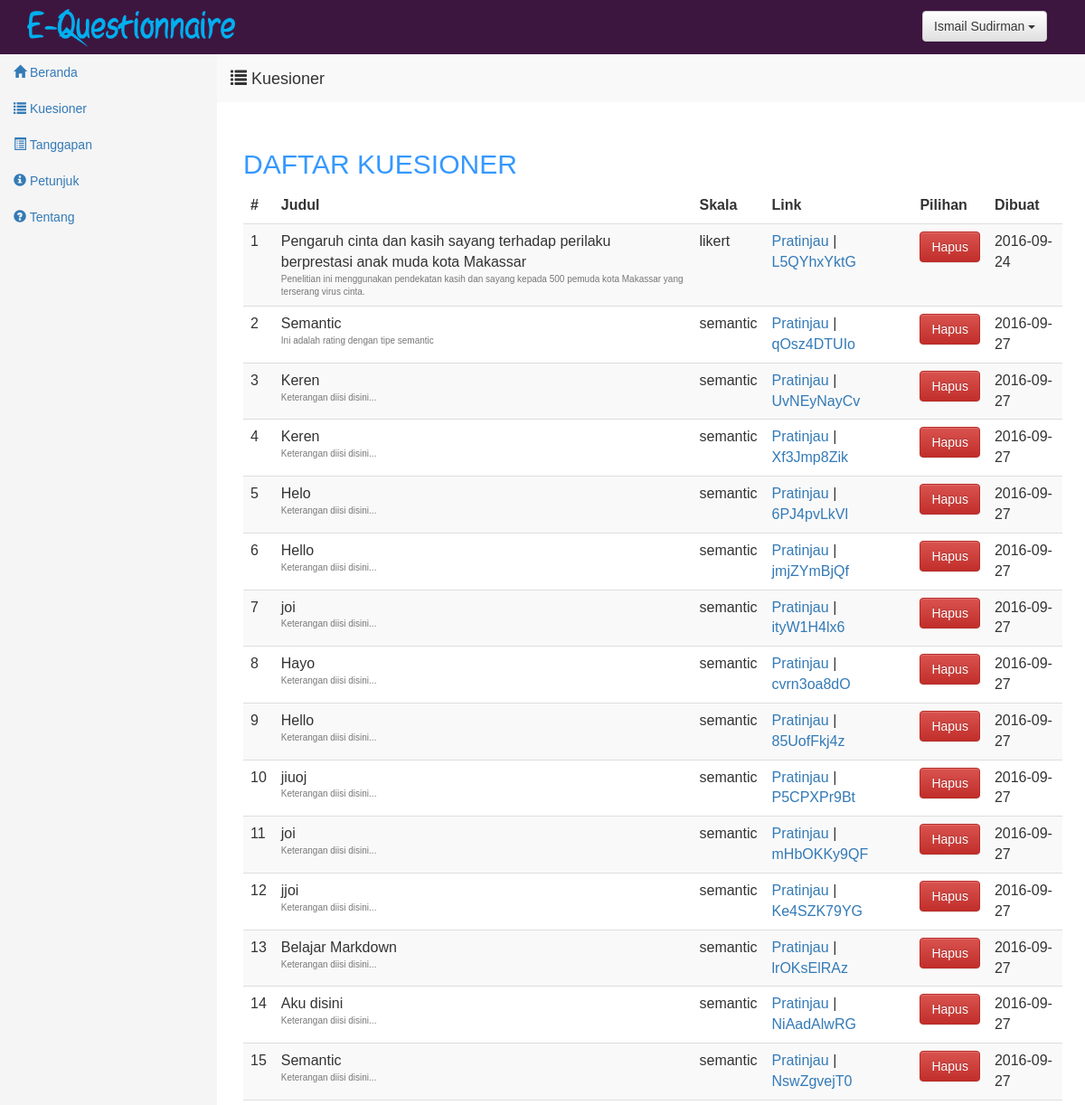
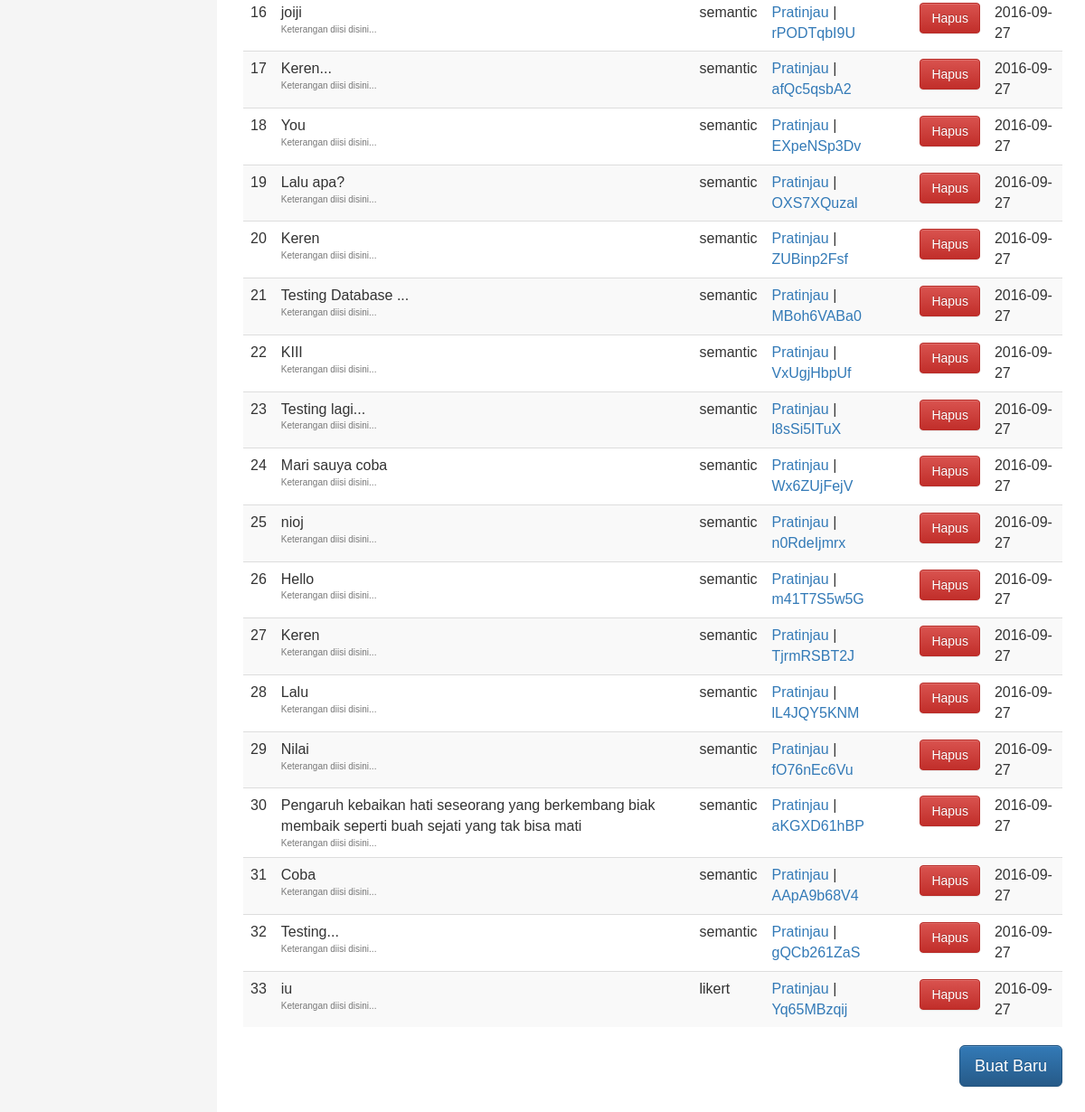
Screenshot of /peneliti/kuesioner.php (signed in) with the database file from the repository (2 pictures, top to bottom).
### tables this page shows
CREATE TABLE `kuesioner` (
  `id_kuesioner` int(10) NOT NULL,
  `jenis_skala` char(10) NOT NULL,
  `id_skala` int(11) NOT NULL,
  `id_peneliti` int(10) NOT NULL,
  `judul_penelitian` text NOT NULL,
  `keterangan` text NOT NULL,
  `tanggal` date NOT NULL,
  `url` varchar(10) NOT NULL
);

### config.php (called while the page is built, shortened)
<?php
$homepage = "http://localhost/kuesioner";
?>

### peneliti/kuesioner.php (the view, shortened to what this page needs)
<?php
include "header.php";
include "menu.php";
?>
<div class="atasberanda col-md-10" style="position:fixed;z-index:9">
	 <h4>
		 <span class="glyphicon glyphicon-list" aria-hidden="true"></span> Kuesioner
	 </h4>
</div>
<div class="body2">
  <h2 class="a">DAFTAR KUESIONER</h2>
  <?php
  $q_list = $PDO->prepare("SELECT * FROM kuesioner WHERE id_peneliti = ?");
  if($q_list) {
      $q_list->bindParam(1, $_SESSION['id_peneliti']);
      $q_list->execute();
      $q_list_count = $q_list->rowCount();
      if($q_list_count == 0) {
	      echo "<p class='bg-warning' style='padding:10px'>Maaf belum ada data</p>";
      } else {
	  echo "<table class='table table-striped'>";
	  echo "<thead style='font-weight:bold'><tr><td>#</td><td>Judul</td><td>Skala</td><td>Link</td><td>Pilihan</td><td>Dibuat</td></tr></thead>";
	  $num = 1;
	  while($f = $q_list->fetch(PDO::FETCH_ASSOC)) {
	      echo "<tr><td>$num</td>";
	      echo "<td>" . $f['judul_penelitian'] . "<br><p style='font-size:10px;margin:0' class='text-muted'>" . $f['keterangan'] . "</p></td>";
              echo "<td>" . $f['jenis_skala'] . "</td>";
	      echo "<td><a href='pratinjau.php?k=" . $f['url'] . "'>Pratinjau</a> | <a href='$homepage/kuesioner.php?k=" . $f['url'] . "'>" . $f['url'] . "</a></td>";
	      echo "<td><button class='btn btn-danger' ik='" . $f['id_kuesioner'] . "' id='hapus" . $f['id_kuesioner'] .  "' onclick='kuesioner.hapusData(" . $f['id_kuesioner'] . ")'>Hapus</button>";
	      echo "<td>" . $f['tanggal'] . "</td>";
	      echo "</tr>";
	      $num++;
	  }
	  echo "</table>";
      }
  }
  ?>
  <a href="buatkuesioner.php" style="float:right"><button class="btn btn-lg btn-primary" style="margin-bottom:20px">Buat Baru</button></a>
</div>
</body>

### rows the page displays
kuesioner: judul_penelitian "Pengaruh cinta dan kasih sayang terhadap perilaku berprestasi anak muda kota Makassar", keterangan "Penelitian ini menggunakan pendekatan kasih dan sayang kepada 500 pemuda kota Makassar yang terserang virus cinta.", jenis_skala "likert", url "L5QYhxYktG", tanggal "2016-09-24"
kuesioner: judul_penelitian "Semantic", keterangan "Ini adalah rating dengan tipe semantic", jenis_skala "semantic", url "qOsz4DTUIo", tanggal "2016-09-27"
kuesioner: judul_penelitian "Keren", keterangan "Keterangan diisi disini...", jenis_skala "semantic", url "UvNEyNayCv", tanggal "2016-09-27"
kuesioner: judul_penelitian "Keren", keterangan "Keterangan diisi disini...", jenis_skala "semantic", url "Xf3Jmp8Zik", tanggal "2016-09-27"
kuesioner: judul_penelitian "Helo", keterangan "Keterangan diisi disini...", jenis_skala "semantic", url "6PJ4pvLkVl", tanggal "2016-09-27"
kuesioner: judul_penelitian "Hello", keterangan "Keterangan diisi disini...", jenis_skala "semantic", url "jmjZYmBjQf", tanggal "2016-09-27"
kuesioner: judul_penelitian "joi", keterangan "Keterangan diisi disini...", jenis_skala "semantic", url "ityW1H4lx6", tanggal "2016-09-27"
kuesioner: judul_penelitian "Hayo", keterangan "Keterangan diisi disini...", jenis_skala "semantic", url "cvrn3oa8dO", tanggal "2016-09-27"
kuesioner: judul_penelitian "Hello", keterangan "Keterangan diisi disini...", jenis_skala "semantic", url "85UofFkj4z", tanggal "2016-09-27"
kuesioner: judul_penelitian "jiuoj", keterangan "Keterangan diisi disini...", jenis_skala "semantic", url "P5CPXPr9Bt", tanggal "2016-09-27"
kuesioner: judul_penelitian "joi", keterangan "Keterangan diisi disini...", jenis_skala "semantic", url "mHbOKKy9QF", tanggal "2016-09-27"
kuesioner: judul_penelitian "jjoi", keterangan "Keterangan diisi disini...", jenis_skala "semantic", url "Ke4SZK79YG", tanggal "2016-09-27"
kuesioner: judul_penelitian "Belajar Markdown", keterangan "Keterangan diisi disini...", jenis_skala "semantic", url "lrOKsElRAz", tanggal "2016-09-27"
kuesioner: judul_penelitian "Aku disini", keterangan "Keterangan diisi disini...", jenis_skala "semantic", url "NiAadAlwRG", tanggal "2016-09-27"
kuesioner: judul_penelitian "Semantic", keterangan "Keterangan diisi disini...", jenis_skala "semantic", url "NswZgvejT0", tanggal "2016-09-27"
kuesioner: judul_penelitian "joiji", keterangan "Keterangan diisi disini...", jenis_skala "semantic", url "rPODTqbI9U", tanggal "2016-09-27"
kuesioner: judul_penelitian "Keren...", keterangan "Keterangan diisi disini...", jenis_skala "semantic", url "afQc5qsbA2", tanggal "2016-09-27"
kuesioner: judul_penelitian "You", keterangan "Keterangan diisi disini...", jenis_skala "semantic", url "EXpeNSp3Dv", tanggal "2016-09-27"
kuesioner: judul_penelitian "Lalu apa?", keterangan "Keterangan diisi disini...", jenis_skala "semantic", url "OXS7XQuzal", tanggal "2016-09-27"
kuesioner: judul_penelitian "Keren", keterangan "Keterangan diisi disini...", jenis_skala "semantic", url "ZUBinp2Fsf", tanggal "2016-09-27"
kuesioner: judul_penelitian "Testing Database ...", keterangan "Keterangan diisi disini...", jenis_skala "semantic", url "MBoh6VABa0", tanggal "2016-09-27"
kuesioner: judul_penelitian "KIII", keterangan "Keterangan diisi disini...", jenis_skala "semantic", url "VxUgjHbpUf", tanggal "2016-09-27"
kuesioner: judul_penelitian "Testing lagi...", keterangan "Keterangan diisi disini...", jenis_skala "semantic", url "l8sSi5ITuX", tanggal "2016-09-27"
kuesioner: judul_penelitian "Mari sauya coba", keterangan "Keterangan diisi disini...", jenis_skala "semantic", url "Wx6ZUjFejV", tanggal "2016-09-27"
kuesioner: judul_penelitian "nioj", keterangan "Keterangan diisi disini...", jenis_skala "semantic", url "n0RdeIjmrx", tanggal "2016-09-27"
kuesioner: judul_penelitian "Hello", keterangan "Keterangan diisi disini...", jenis_skala "semantic", url "m41T7S5w5G", tanggal "2016-09-27"
kuesioner: judul_penelitian "Keren", keterangan "Keterangan diisi disini...", jenis_skala "semantic", url "TjrmRSBT2J", tanggal "2016-09-27"
kuesioner: judul_penelitian "Lalu", keterangan "Keterangan diisi disini...", jenis_skala "semantic", url "lL4JQY5KNM", tanggal "2016-09-27"
kuesioner: judul_penelitian "Nilai", keterangan "Keterangan diisi disini...", jenis_skala "semantic", url "fO76nEc6Vu", tanggal "2016-09-27"
kuesioner: judul_penelitian "Pengaruh kebaikan hati seseorang yang berkembang biak membaik seperti buah sejati yang tak bisa mati", keterangan "Keterangan diisi disini...", jenis_skala "semantic", url "aKGXD61hBP", tanggal "2016-09-27"
kuesioner: judul_penelitian "Coba", keterangan "Keterangan diisi disini...", jenis_skala "semantic", url "AApA9b68V4", tanggal "2016-09-27"
kuesioner: judul_penelitian "Testing...", keterangan "Keterangan diisi disini...", jenis_skala "semantic", url "gQCb261ZaS", tanggal "2016-09-27"
kuesioner: judul_penelitian "iu", keterangan "Keterangan diisi disini...", jenis_skala "likert", url "Yq65MBzqij", tanggal "2016-09-27"

### other values shown
$_SESSION['nama_peneliti'] "Ismail Sudirman"
